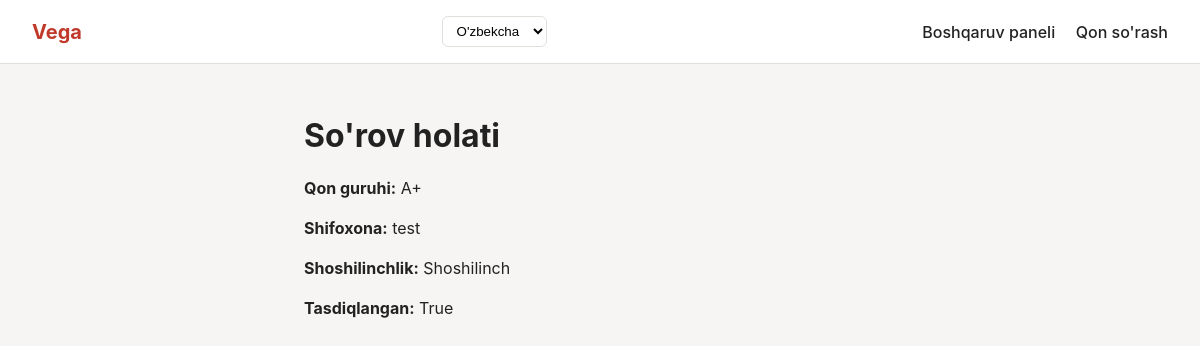
/uz/requests/1/ (signed in), run on the app's committed database.
### tracker/models.py (models this page shows, shortened)
class BloodRequest(models.Model):
    class Urgency(models.TextChoices):
        NORMAL = "normal", _("Oddiy")
        URGENT = "urgent", _("Shoshilinch")
        CRITICAL = "critical", _("Kritik")
    class Status(models.TextChoices):
        OPEN = "open", _("Ochiq")
        MATCHED = "matched", _("Moslashtirilgan")
        CLOSED = "closed", _("Yopiq")
        EXPIRED = "expired", _("Muddati tugagan")
    requester = models.ForeignKey(
        User, on_delete=models.CASCADE, related_name="blood_requests"
    )
    blood_type = models.CharField(max_length=3, choices=BloodType.choices)
    hospital_name = models.CharField(max_length=200)
    hospital_address = models.CharField(max_length=300)
    latitude = models.FloatField()
    longitude = models.FloatField()
    urgency = models.CharField(
        max_length=20, choices=Urgency.choices, default=Urgency.NORMAL
    )
    description = models.TextField(blank=True)
    status = models.CharField(
        max_length=20, choices=Status.choices, default=Status.OPEN
    )
    verified = models.BooleanField(default=False)
    expires_at = models.DateTimeField()
    created_at = models.DateTimeField(auto_now_add=True)

### tracker/views.py (the view)
# urls.py: path("requests/<int:request_id>/", views.request_detail, name="request_detail"),
@login_required
def request_detail(request, request_id):
    from .models import BloodRequest
    from django.shortcuts import get_object_or_404
    blood_request = get_object_or_404(BloodRequest, id=request_id)
    is_owner = blood_request.requester_id == request.user.id
    is_staff = request.user.is_staff
    if not (is_owner or is_staff):
        return redirect("home")
    return render(request, "requests/detail.html", {"blood_request": blood_request})

### templates/requests/detail.html
{% extends "base.html" %}
{% load i18n %}
{% block content %}
<h1>{% trans "So'rov holati" %}</h1>
<p><strong>{% trans "Qon guruhi" %}:</strong> {{ blood_request.blood_type }}</p>
<p><strong>{% trans "Shifoxona" %}:</strong> {{ blood_request.hospital_name }}</p>
<p><strong>{% trans "Shoshilinchlik" %}:</strong> {{ blood_request.get_urgency_display }}</p>
<p><strong>{% trans "Tasdiqlangan" %}:</strong> {{ blood_request.verified }}</p>
{% endblock %}

### static/css/style.css (style rules this page uses)
:root { --primary: #c0392b; --primary-dark: #962d22; --bg: #f7f5f3; --card: #ffffff; --text: #222222; --muted: #6b6b6b; --border: #e3e0dc; }
* { box-sizing: border-box; }
body { margin: 0; font-family: -apple-system, "Segoe UI", Roboto, sans-serif; background: var(--bg); color: var(--text); line-height: 1.5; }
h1 { font-size: 32px; margin-bottom: 8px; }

### data on the page
BloodRequest: blood_type "A+", hospital_name "test", urgency "Shoshilinch", verified "True"

### other printed values
form field language "O'zbekcha"
